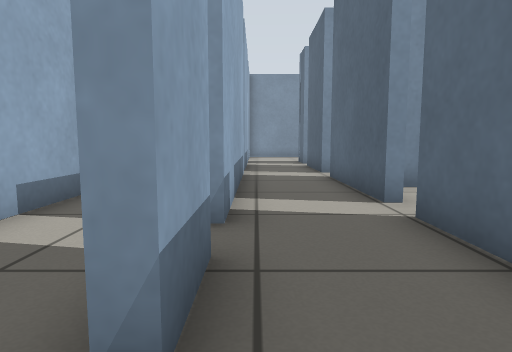
[1] (above)

24 first-person views from a walk through a Gazebo world. The camera is 0.5 m above the floor, tilts 6° down and sees 75° across. The floor is counted in squares, 0.5 m on a side. Each view is taken from the middle of a square. On the plan, view 1 faces up. The plan holds only what a view shows up to about 12 squares ahead; the rest is blank.

[2]
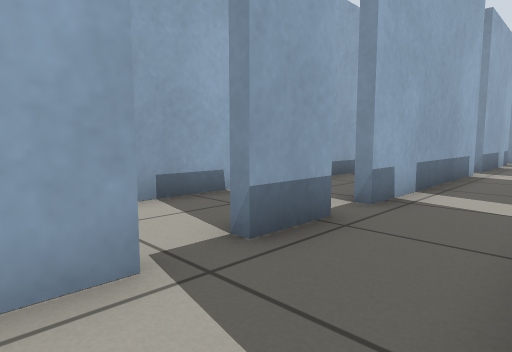

[3]
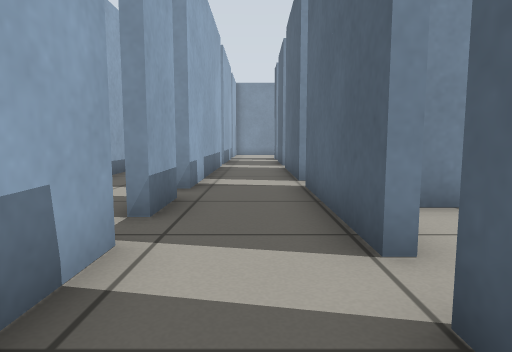

[4]
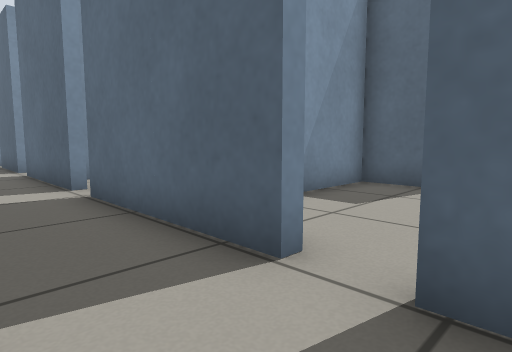

[5]
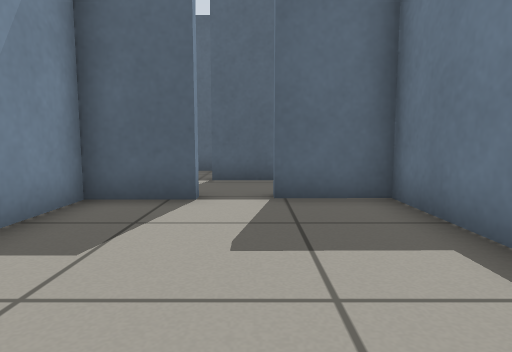

[6]
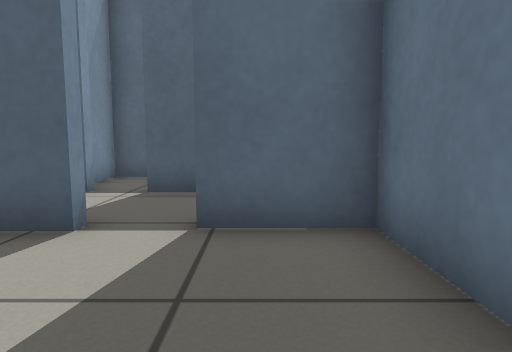

[7]
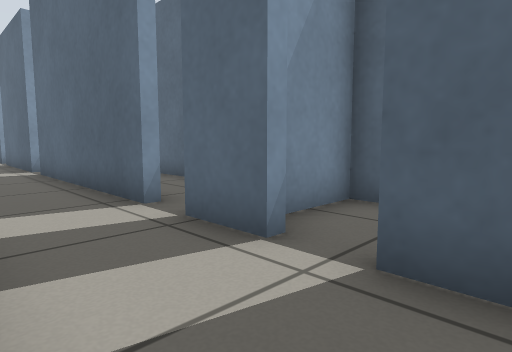

[8]
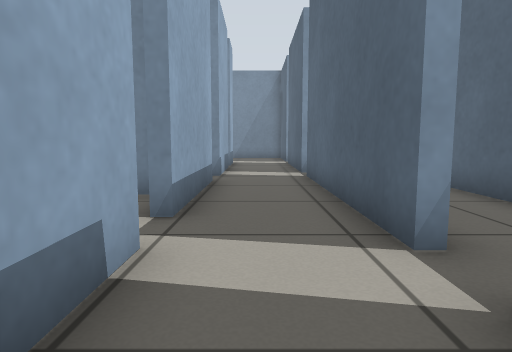

[9]
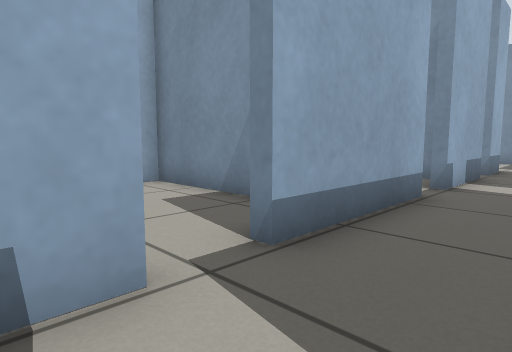

[10]
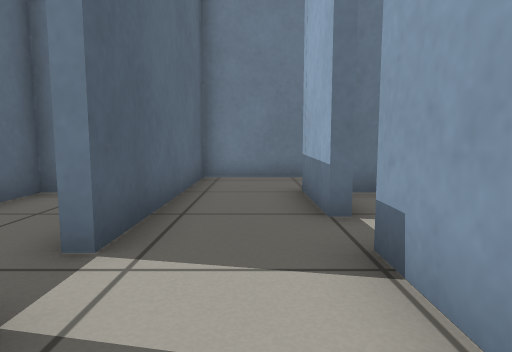

[11]
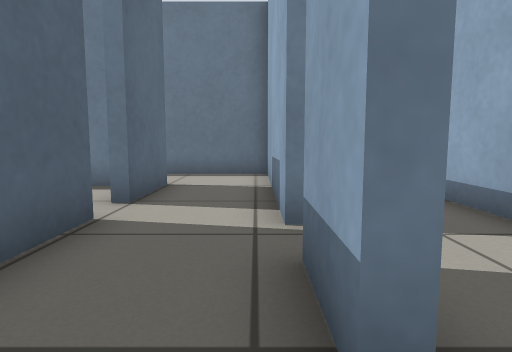

[12]
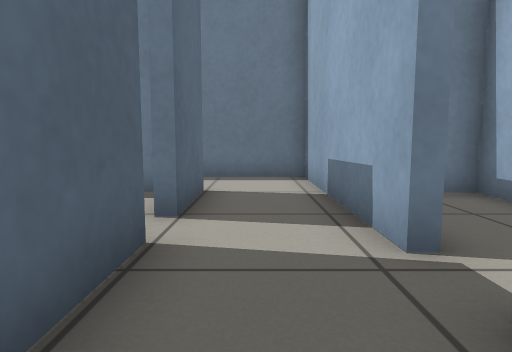

[13]
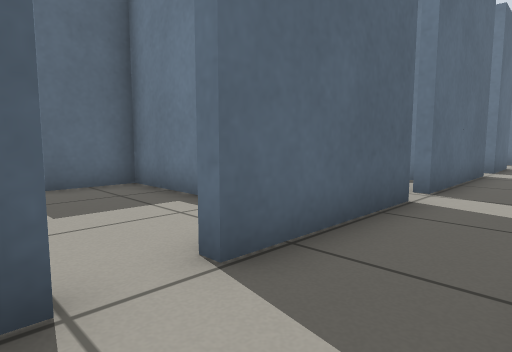

[14]
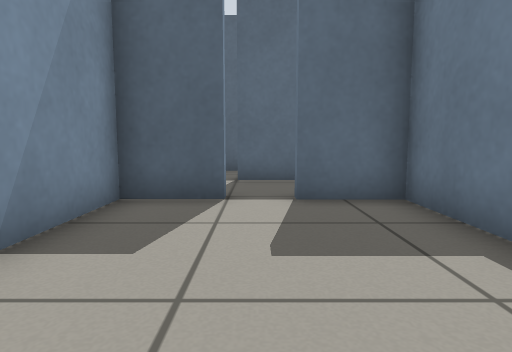

[15]
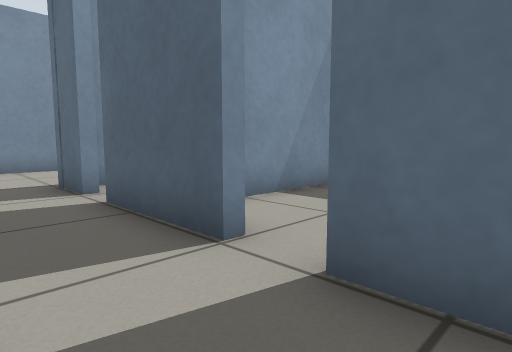

[16]
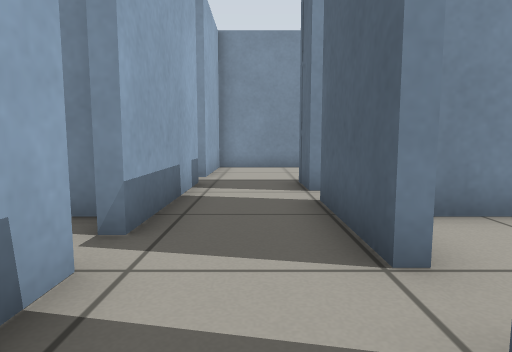

[17]
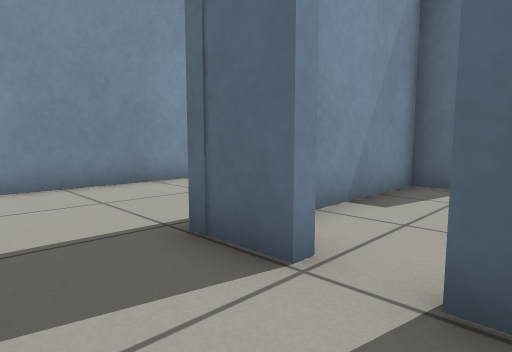

[18]
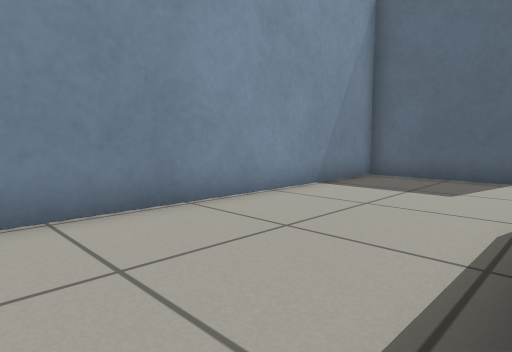

[19]
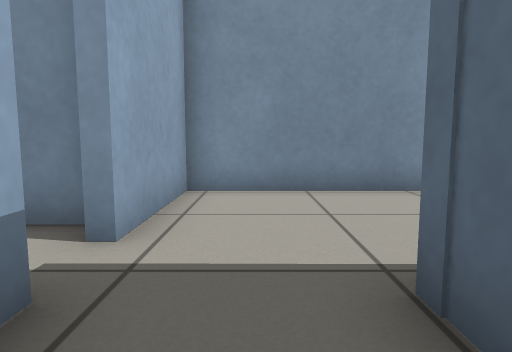

[20]
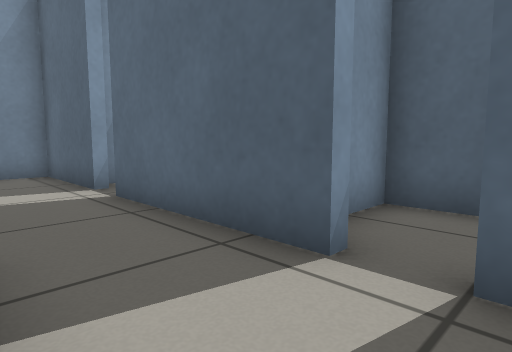

[21]
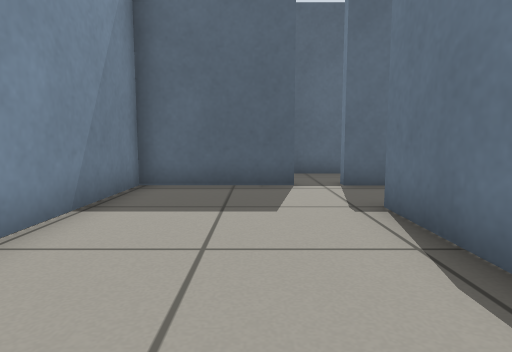

[22]
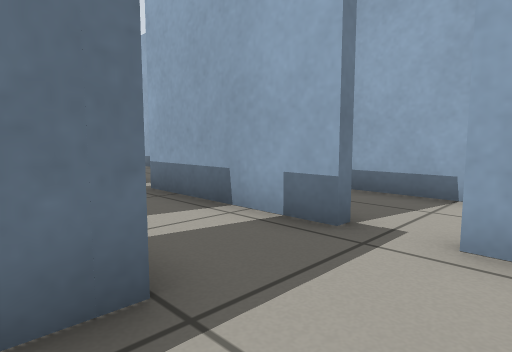

[23]
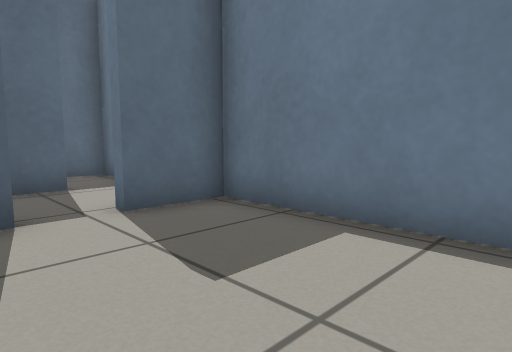

[24]
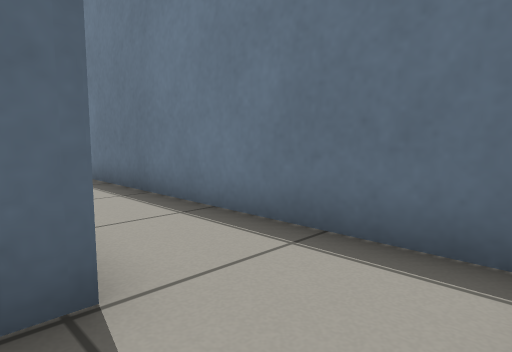

### Floor plan
Points are (right, up) in squares from view 1. A wall is a line through its corners. A room is listed if a view was taken in it or the views show most of it. See-through windows are left out.
Room 1 (views 1, 11, 12, 13, 14, 15, 16)
walls: (2.5, 5.3) (2.1, 5.3) (2.1, 9.3); (-0.4, 2.9) (-0.4, 1.2); (-0.4, 10.5) (-0.4, 3.9); (2.5, 10.5) (2.1, 10.5) (2.1, 11.5); (2.1, -0.2) (2.1, 4.3) (2.5, 4.3)
low walls: (2.1, 9.3) (2.5, 9.3)
ways out: opening at (0.5, 0) to room 3; opening at (0.5, 12.5) to room 6; opening at (2, 5) to room 9; opening at (2, 10) to room 10; opening at (-1, 1); opening at (-1, 11); gap at (-1, 3.5)
Room 2 (views 2, 5, 6)
walls: (7.6, 0) (7.6, 1.9) (3.4, 1.9); (2.9, -3.4) (7.9, -3.4); (7.6, -3.5) (7.6, -1.3)
low walls: (2.5, -0.2) (2.1, -0.2)
ways out: opening at (2, -1) to room 3; opening at (8, -0.5) to room 4
Room 3 (views 3, 4, 24)
walls: (-0.4, 0.1) (-0.4, -3.6); (2.1, -3.8) (2.1, -1.3)
ways out: opening at (0.5, 0) to room 1; opening at (2, -1) to room 2; opening at (0.5, -2.5) to room 11
Room 4 (views 7, 8)
walls: (10.9, 1.3) (10.4, 1.3); (13.2, 0.4) (13.2, 1.9) (11.4, 1.9); (10.4, -3.6) (10.4, 0.1); (13.2, -3.4) (13.2, -2.2); (7.9, 0) (7.6, 0); (7.6, -1.3) (7.9, -1.3) (7.9, -3.8)
low walls: (7.9, 1.5) (7.9, 0)
ways out: opening at (8, -0.5) to room 2; opening at (9.7, 2.3) to room 5; opening at (9, -2.5) to room 11
Room 5 (views 9, 10)
walls: (10.4, 1.3) (10.4, 2.9)
low walls: (7.9, 4) (7.9, 1.5)
ways out: opening at (9.7, 2.3) to room 4; opening at (9, 4) to room 8
Room 6 (views 17, 19)
walls: (2.1, 11.5) (2.1, 13.6); (7.6, 14.9) (7.6, 15.8) (2.7, 15.8); (7.9, 13.6) (7.9, 11.5); (-0.4, 14.6) (-0.4, 11.4); (10.4, 11.5) (10.4, 14.4)
ways out: opening at (0.5, 12.5) to room 1; opening at (0.5, 15.5) to room 7; opening at (9, 15.5) to room 7; opening at (9, 12.5) to room 8
Room 7 (views 18, 21, 22)
walls: (5.3, 16.1) (7.9, 16.1) (7.9, 14.5); (2.1, 14.6) (2.1, 16.1); (10.4, 17.2) (10.4, 20.6) (-0.4, 20.6) (-0.4, 17.1); (-1, 17.9) (-1.8, 17.9); (-0.8, 16.1) (-0.4, 16.1) (-0.4, 14.6); (10.4, 14.4) (10.4, 16.1)
low walls: (2.1, 16.1) (2.8, 16.1)
ways out: opening at (0.5, 15.5) to room 6; opening at (9, 15.5) to room 6; opening at (-1, 17); gap at (-1, 16); gap at (11, 17)
Room 8 (view 20)
walls: (7.6, 9.3) (7.9, 9.3) (7.9, 5.3) (7.5, 5.3); (7.9, 11.5) (7.9, 10.5); (7.6, 4) (7.9, 4); (10.4, 3.9) (10.4, 10.5)
ways out: opening at (9, 4) to room 5; opening at (9, 12.5) to room 6; opening at (8, 5) to room 9; opening at (8, 10) to room 10; opening at (10, 11) to room 12
Room 9 (view 23)
walls: (7.1, 7.2) (2.4, 7.2); (3, 2.2) (7.6, 2.2) (7.6, 4)
ways out: opening at (2, 5) to room 1; opening at (8, 5) to room 8
Room 10 (no view inside)
walls: (5, 7.5) (7.6, 7.5) (7.6, 9.3); (7.6, 10.5) (7.6, 12.3) (3.2, 12.3)
ways out: opening at (2, 10) to room 1; opening at (8, 10) to room 8
Room 11 (no view inside)
walls: (-0.4, -3.6) (-0.4, -6.1) (10.4, -6.1) (10.4, -3.6)
ways out: opening at (0.5, -2.5) to room 3; opening at (9, -2.5) to room 4
Room 12 (no view inside)
walls: (13.2, 6.4) (13.2, 8.4); (13.2, 10.5) (13.2, 12.3) (12, 12.3); (13.2, 2.2) (13.2, 3.3)
ways out: opening at (10, 11) to room 8

Where each view was taken, in squares from view 1:
view 1: 0 up, 0 right, facing up
view 2: 1 down, 2 right, facing up-left
view 3: 3 down, 1 right, facing up
view 4: 2 down, 0 right, facing up-right
view 5: 1 down, 2 right, facing right
view 6: 2 down, 4 right, facing right
view 7: 1 down, 8 right, facing up-right
view 8: 1 up, 9 right, facing up
view 9: 3 up, 10 right, facing up-left
view 10: 3 up, 9 right, facing down
view 11: 4 up, 0 right, facing down
view 12: 3 up, 1 right, facing down
view 13: 11 up, 0 right, facing down-right
view 14: 10 up, 2 right, facing right
view 15: 8 up, 0 right, facing up-right
view 16: 8 up, 1 right, facing up
view 17: 13 up, 0 right, facing up-right
view 18: 16 up, 1 right, facing up-right
view 19: 14 up, 1 right, facing up
view 20: 10 up, 8 right, facing up-right
view 21: 18 up, 3 right, facing right
view 22: 18 up, 3 right, facing down-left
view 23: 6 up, 3 right, facing down-right
view 24: 3 down, 0 right, facing down-right
